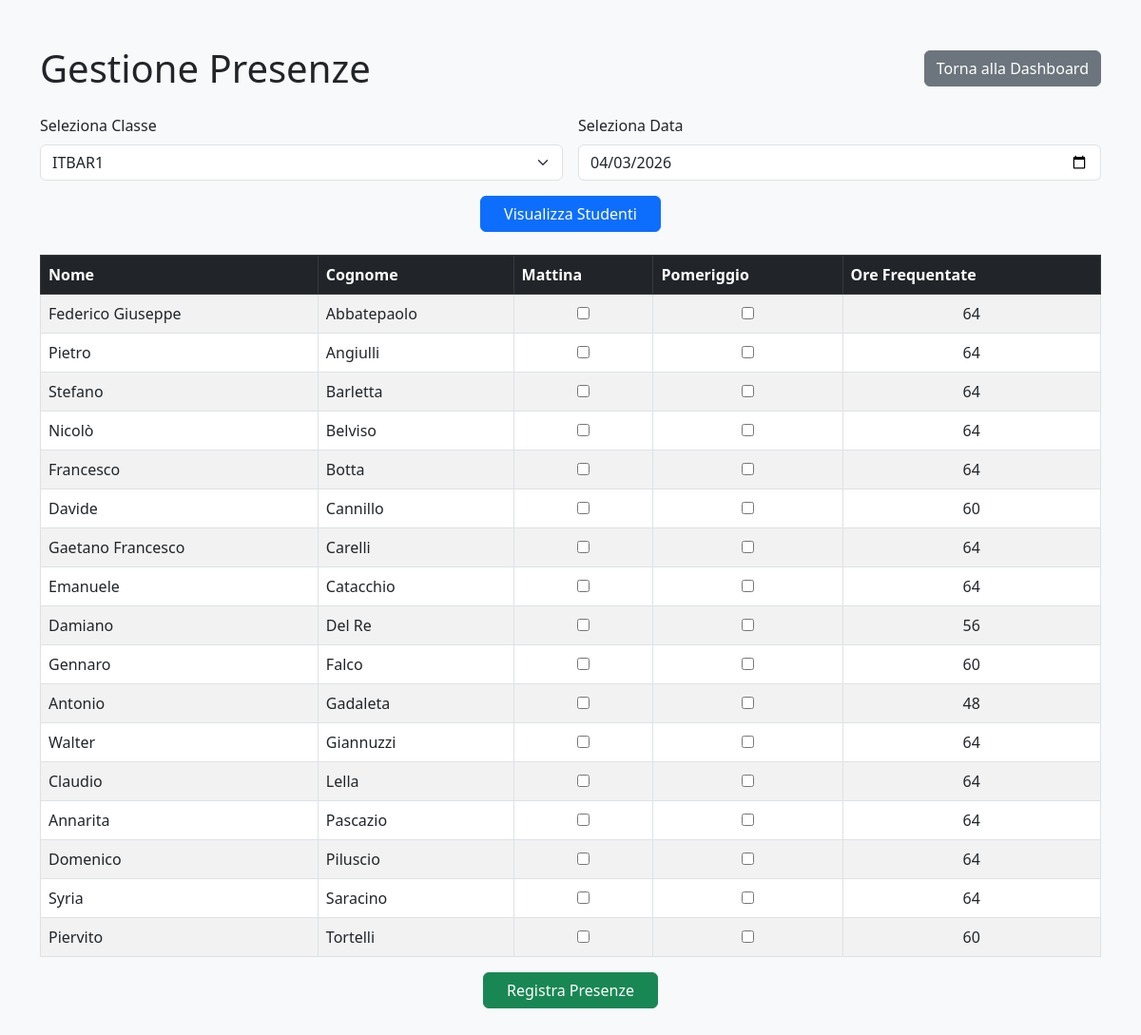
Screenshot of /presenze.php?id_classe=16 (signed in) with the database file from the repository.
### tables this page shows
CREATE TABLE `studenti` (
  `ID_Studente` int(30) NOT NULL,
  `ID_Classe` int(11) NOT NULL,
  `Nome` varchar(30) NOT NULL,
  `Cognome` varchar(30) NOT NULL,
  `Commento` varchar(255) DEFAULT ''
);

### presenze.php (the view, shortened to what this page needs)
<?php
require_once __DIR__ . '/db_connection.php';
try {
    $user_id = $_SESSION['User_id'];
    $queryUser = $conn->prepare("SELECT root FROM docente WHERE ID_Docente = :user_id");
    $queryUser->execute([':user_id' => $user_id]);
    $user = $queryUser->fetch(PDO::FETCH_ASSOC);
    $is_root = ($user['root'] === "SI");
$sql_classi = $is_root ? "SELECT ID_Classe, Nome FROM classi" : "
    SELECT c.ID_Classe, c.Nome
    FROM classi c
    JOIN classi_docenti dc ON c.ID_Classe = dc.ID_C
    WHERE dc.ID_D = :user_id";
    $stmt = $is_root ? $conn->query($sql_classi) : $conn->prepare($sql_classi);
    $classi = $stmt->fetchAll(PDO::FETCH_ASSOC);
    $id_classe = $_POST['id_classe'] ?? ($_GET['id_classe'] ?? null);
    $data = $_POST['data'] ?? ($_GET['data'] ?? date('Y-m-d'));
    $studenti = [];
    $presenze_giorno_assoc = [];
    $ore_cumulative = [];
    if ($id_classe) {
        $queryStudenti = $conn->prepare("SELECT * FROM studenti WHERE ID_Classe = :id_classe");
        $queryStudenti->execute([':id_classe' => $id_classe]);
        $studenti = $queryStudenti->fetchAll(PDO::FETCH_ASSOC);
        $queryImpostazioni = $conn->prepare("SELECT Ore_Mattina, Ore_Pomeriggio FROM impostazioni_classe WHERE ID_Classe = :id_classe");
        $queryImpostazioni->execute([':id_classe' => $id_classe]);
        $impostazioni = $queryImpostazioni->fetch(PDO::FETCH_ASSOC);
        $ore_mattina = $impostazioni['Ore_Mattina'] ?? 0;
        $ore_pomeriggio = $impostazioni['Ore_Pomeriggio'] ?? 0;
        $queryOreCumulative = $conn->prepare("
            SELECT ID_Studente,
                   SUM(COALESCE(Presenza_Mattina, 0) * :ore_mattina +
                       COALESCE(Presenza_Pomeriggio, 0) * :ore_pomeriggio) AS Ore_Frequentate
            FROM presenze
            WHERE ID_Classe = :id_classe AND Data <= :data
            GROUP BY ID_Studente
        ");
        $queryOreCumulative->execute([
            ':id_classe' => $id_classe,
            ':data' => $data,
            ':ore_mattina' => $ore_mattina,
            ':ore_pomeriggio' => $ore_pomeriggio
        ]);
        $ore_cumulative = $queryOreCumulative->fetchAll(PDO::FETCH_KEY_PAIR);
    }
} catch (PDOException $e) {
    echo "Errore: " . $e->getMessage();
    exit;
}
?>
<!DOCTYPE html>
<html lang="it">
<head>
    <link href="https://cdn.jsdelivr.net/npm/bootstrap@5.3.0/dist/css/bootstrap.min.css" rel="stylesheet">
</head>
<body class="bg-light">
    <div class="container py-5">
        <div class="d-flex justify-content-between align-items-center mb-4">
            <h1 class="text-center mb-0">Gestione Presenze</h1>
            <a href="dashboard.php" class="btn btn-secondary">Torna alla Dashboard</a>
        </div>
        <form method="POST" class="mb-4">
            <div class="row g-3">
                <div class="col-md-6">
                    <label for="id_classe" class="form-label">Seleziona Classe</label>
                    <select name="id_classe" id="id_classe" class="form-select" required>
                        <?php foreach ($classi as $classe): ?>
                            <option value="<?= $classe['ID_Classe'] ?>" <?= $classe['ID_Classe'] == $id_classe ? 'selected' : '' ?>>
                                <?= htmlspecialchars($classe['Nome']) ?>
                            </option>
                        <?php endforeach; ?>
                    </select>
                </div>
                <div class="col-md-6">
                    <label for="data" class="form-label">Seleziona Data</label>
                    <input type="date" name="data" id="data" class="form-control" value="<?= $data ?>" required>
                </div>
            </div>
            <div class="text-center mt-3">
                <button type="submit" class="btn btn-primary px-4">Visualizza Studenti</button>
            </div>
        </form>
        <?php if ($id_classe): ?>
            <form method="POST">
                <div class="table-responsive">
                    <table class="table table-bordered table-striped">
                        <thead class="table-dark">
                            <tr>
                                <th>Nome</th>
                                <th>Cognome</th>
                                <th>Mattina</th>
                                <th>Pomeriggio</th>
                                <th>Ore Frequentate</th>
                            </tr>
                        </thead>
                        <tbody>
                            <?php foreach ($studenti as $studente): ?>
                                <tr>
                                    <td><?= htmlspecialchars($studente['Nome']) ?></td>
                                    <td><?= htmlspecialchars($studente['Cognome']) ?></td>
                                    <td class="text-center">
                                        <input type="checkbox" name="presenze[<?= $studente['ID_Studente'] ?>][am]" <?= $presenze_giorno_assoc[$studente['ID_Studente']]['Mattina'] ?? 0 ? 'checked' : '' ?>>
                                    </td>
                                    <td class="text-center">
                                        <input type="checkbox" name="presenze[<?= $studente['ID_Studente'] ?>][pm]" <?= $presenze_giorno_assoc[$studente['ID_Studente']]['Pomeriggio'] ?? 0 ? 'checked' : '' ?>>
                                    </td>
                                    <td class="text-center">
                                        <?= $ore_cumulative[$studente['ID_Studente']] ?? 0 ?>
                                    </td>
                                </tr>
                            <?php endforeach; ?>
                        </tbody>
                    </table>
                </div>
                <div class="text-center">
                    <button type="submit" class="btn btn-success px-4">Registra Presenze</button>
                </div>
            </form>
        <?php endif; ?>
    </div>
</body>
</html>

### rows the page displays
studenti: Nome "Federico Giuseppe", Cognome "Abbatepaolo", ID_Studente "64"
studenti: Nome "Pietro", Cognome "Angiulli", ID_Studente "64"
studenti: Nome "Stefano", Cognome "Barletta", ID_Studente "64"
studenti: Nome "Nicolò", Cognome "Belviso", ID_Studente "64"
studenti: Nome "Francesco", Cognome "Botta", ID_Studente "64"
studenti: Nome "Davide", Cognome "Cannillo", ID_Studente "60"
studenti: Nome "Gaetano Francesco", Cognome "Carelli", ID_Studente "64"
studenti: Nome "Emanuele", Cognome "Catacchio", ID_Studente "64"
studenti: Nome "Damiano", Cognome "Del Re", ID_Studente "56"
studenti: Nome "Gennaro", Cognome "Falco", ID_Studente "60"
studenti: Nome "Antonio", Cognome "Gadaleta", ID_Studente "48"
studenti: Nome "Walter", Cognome "Giannuzzi", ID_Studente "64"
studenti: Nome "Claudio", Cognome "Lella", ID_Studente "64"
studenti: Nome "Annarita", Cognome "Pascazio", ID_Studente "64"
studenti: Nome "Domenico", Cognome "Piluscio", ID_Studente "64"
studenti: Nome "Syria", Cognome "Saracino", ID_Studente "64"
studenti: Nome "Piervito", Cognome "Tortelli", ID_Studente "60"

### other values shown
form field id_classe "ITBAR1"
